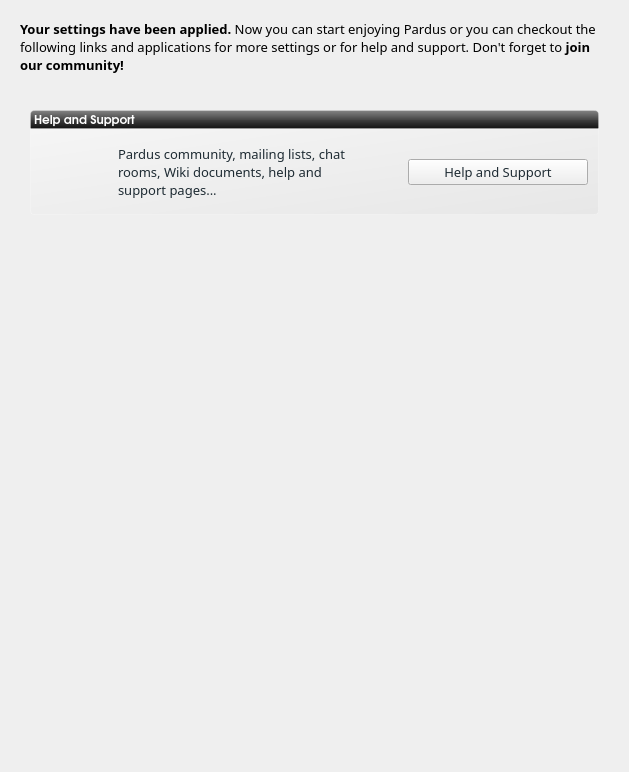
<?xml version="1.0" encoding="UTF-8"?>
<ui version="4.0">
 <class>goodbyeWidget</class>
 <widget class="QWidget" name="goodbyeWidget">
  <property name="geometry">
   <rect>
    <x>0</x>
    <y>0</y>
    <width>629</width>
    <height>772</height>
   </rect>
  </property>
  <property name="windowTitle">
   <string>More</string>
  </property>
  <property name="styleSheet">
   <string notr="true"/>
  </property>
  <layout class="QGridLayout" name="gridLayout_5">
   <property name="horizontalSpacing">
    <number>0</number>
   </property>
   <property name="margin">
    <number>20</number>
   </property>
   <item row="0" column="0">
    <widget class="QLabel" name="description">
     <property name="sizePolicy">
      <sizepolicy hsizetype="Preferred" vsizetype="Preferred">
       <horstretch>0</horstretch>
       <verstretch>0</verstretch>
      </sizepolicy>
     </property>
     <property name="minimumSize">
      <size>
       <width>300</width>
       <height>0</height>
      </size>
     </property>
     <property name="font">
      <font>
       <family>Sans Serif</family>
       <pointsize>10</pointsize>
      </font>
     </property>
     <property name="styleSheet">
      <string notr="true"/>
     </property>
     <property name="text">
      <string>&lt;b&gt;Your settings have been applied.&lt;/b&gt; Now you can start enjoying Pardus or you can checkout the following links and applications for more settings or for help and support. Don't forget to &lt;b&gt;join our community!&lt;/b&gt;</string>
     </property>
     <property name="wordWrap">
      <bool>true</bool>
     </property>
    </widget>
   </item>
   <item row="1" column="0">
    <spacer name="verticalSpacer_6">
     <property name="orientation">
      <enum>Qt::Vertical</enum>
     </property>
     <property name="sizeType">
      <enum>QSizePolicy::Fixed</enum>
     </property>
     <property name="sizeHint" stdset="0">
      <size>
       <width>20</width>
       <height>20</height>
      </size>
     </property>
    </spacer>
   </item>
   <item row="3" column="0">
    <widget class="QScrollArea" name="scrollArea">
     <property name="styleSheet">
      <string notr="true">#scrollArea {background-color: rgba(0, 0, 0, 0);border: 0px}</string>
     </property>
     <property name="frameShape">
      <enum>QFrame::NoFrame</enum>
     </property>
     <property name="widgetResizable">
      <bool>true</bool>
     </property>
     <widget class="QWidget" name="scrollAreaWidgetContents">
      <property name="geometry">
       <rect>
        <x>0</x>
        <y>0</y>
        <width>589</width>
        <height>653</height>
       </rect>
      </property>
      <property name="styleSheet">
       <string notr="true">#scrollAreaWidgetContents{background-color: rgba(0, 0, 0, 0);}</string>
      </property>
      <layout class="QVBoxLayout" name="verticalLayout">
       <property name="spacing">
        <number>14</number>
       </property>
       <property name="margin">
        <number>10</number>
       </property>
       <item>
        <layout class="QVBoxLayout" name="verticalLayout_5">
         <property name="spacing">
          <number>0</number>
         </property>
         <item>
          <widget class="QLabel" name="label_4">
           <property name="font">
            <font>
             <family>URW Gothic L</family>
             <pointsize>9</pointsize>
             <weight>75</weight>
             <bold>true</bold>
             <underline>false</underline>
            </font>
           </property>
           <property name="styleSheet">
            <string notr="true">    background-color: qlineargradient(spread:pad, x1:0.5, y1:0, x2:0.5, y2:1, stop:0 rgba(132, 132, 132, 255), stop:0.501481 rgba(70, 70, 70, 255), stop:0.503057 rgba(62, 62, 62, 255), stop:1 rgba(16, 16, 16, 255));
border: 1px solid rgba(255,255,255,50);
color:white;
border-top-left-radius: 4px;
border-top-right-radius: 4px;</string>
           </property>
           <property name="text">
            <string>Help and Support</string>
           </property>
           <property name="margin">
            <number>5</number>
           </property>
          </widget>
         </item>
         <item>
          <widget class="QGroupBox" name="groupBox_2">
           <property name="font">
            <font>
             <family>Sans Serif</family>
             <pointsize>11</pointsize>
             <weight>75</weight>
             <bold>true</bold>
            </font>
           </property>
           <property name="styleSheet">
            <string notr="true">#groupBox_2{
background-color: qlineargradient(spread:pad, x1:1, y1:1, x2:0, y2:0, stop:0 rgba(219, 219, 219, 100), stop:1 rgba(255, 255, 255, 100));
border: 1px solid rgba(255,255,255,50);
border-bottom-left-radius: 4px;
border-bottom-right-radius: 4px;
}</string>
           </property>
           <property name="title">
            <string/>
           </property>
           <property name="flat">
            <bool>true</bool>
           </property>
           <layout class="QGridLayout" name="gridLayout_4">
            <property name="margin">
             <number>10</number>
            </property>
            <item row="0" column="1">
             <widget class="QLabel" name="labelHelpPages">
              <property name="sizePolicy">
               <sizepolicy hsizetype="Preferred" vsizetype="Preferred">
                <horstretch>0</horstretch>
                <verstretch>0</verstretch>
               </sizepolicy>
              </property>
              <property name="minimumSize">
               <size>
                <width>0</width>
                <height>40</height>
               </size>
              </property>
              <property name="font">
               <font>
                <family>Sans Serif</family>
                <pointsize>10</pointsize>
               </font>
              </property>
              <property name="styleSheet">
               <string notr="true">color: rgb(30, 43, 51)</string>
              </property>
              <property name="text">
               <string>Pardus community, mailing lists, chat rooms, Wiki documents, help and support pages...</string>
              </property>
              <property name="scaledContents">
               <bool>true</bool>
              </property>
              <property name="wordWrap">
               <bool>true</bool>
              </property>
              <property name="margin">
               <number>0</number>
              </property>
              <property name="indent">
               <number>7</number>
              </property>
             </widget>
            </item>
            <item row="0" column="2">
             <spacer name="horizontalSpacer_2">
              <property name="orientation">
               <enum>Qt::Horizontal</enum>
              </property>
              <property name="sizeType">
               <enum>QSizePolicy::Fixed</enum>
              </property>
              <property name="sizeHint" stdset="0">
               <size>
                <width>30</width>
                <height>20</height>
               </size>
              </property>
             </spacer>
            </item>
            <item row="0" column="3">
             <widget class="QPushButton" name="buttonHelpPages">
              <property name="sizePolicy">
               <sizepolicy hsizetype="Fixed" vsizetype="Fixed">
                <horstretch>0</horstretch>
                <verstretch>0</verstretch>
               </sizepolicy>
              </property>
              <property name="minimumSize">
               <size>
                <width>180</width>
                <height>25</height>
               </size>
              </property>
              <property name="font">
               <font>
                <family>Sans Serif</family>
                <pointsize>10</pointsize>
                <weight>50</weight>
                <bold>false</bold>
               </font>
              </property>
              <property name="styleSheet">
               <string notr="true">color: rgb(30, 43, 51)</string>
              </property>
              <property name="text">
               <string>Help and Support</string>
              </property>
             </widget>
            </item>
            <item row="0" column="0">
             <widget class="QLabel" name="label_8">
              <property name="minimumSize">
               <size>
                <width>64</width>
                <height>64</height>
               </size>
              </property>
              <property name="maximumSize">
               <size>
                <width>64</width>
                <height>64</height>
               </size>
              </property>
              <property name="text">
               <string/>
              </property>
              <property name="pixmap">
               <pixmap resource="../data/kaptan.qrc">:/raw/pixmap/system-help.png</pixmap>
              </property>
              <property name="scaledContents">
               <bool>false</bool>
              </property>
             </widget>
            </item>
           </layout>
          </widget>
         </item>
        </layout>
       </item>
       <item>
        <spacer name="verticalSpacer">
         <property name="orientation">
          <enum>Qt::Vertical</enum>
         </property>
         <property name="sizeType">
          <enum>QSizePolicy::Expanding</enum>
         </property>
         <property name="sizeHint" stdset="0">
          <size>
           <width>20</width>
           <height>0</height>
          </size>
         </property>
        </spacer>
       </item>
      </layout>
     </widget>
    </widget>
   </item>
  </layout>
 </widget>
 <resources>
  <include location="../data/kaptan.qrc"/>
 </resources>
 <connections/>
</ui>
